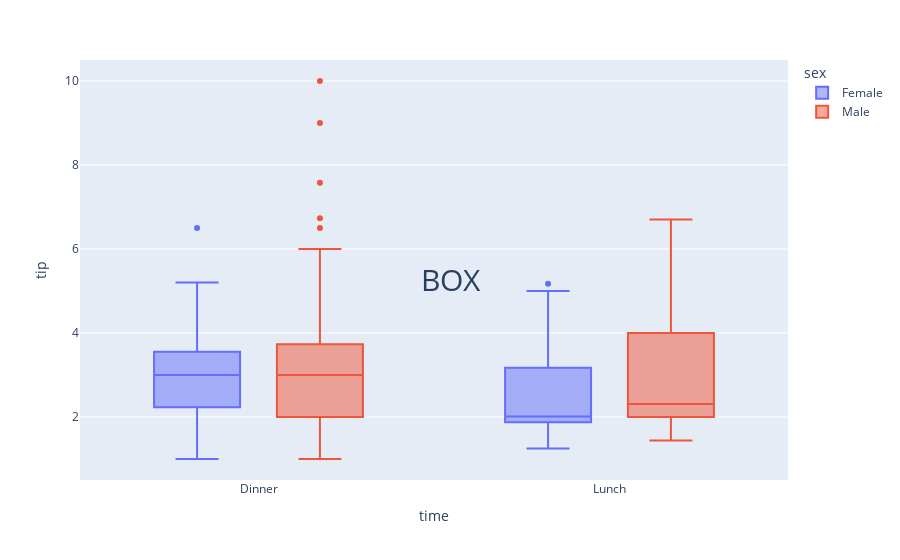

Notebook code cell kept with this figure:
### Code cell
fig=px.box(df_tips, x='time', y='tip', color='sex')
fig.update_layout(title_text='BOX', title_x=0.5,
                  title_y=0.5, title_font_size=30)
fig.show()

### Figure 1 — Plotly figure (JSON) as saved in the notebook; plotly's stock layout.template omitted (floating-point values rounded to 4 significant figures; data arrays with more than 128 entries replaced by an {"elided": "..."} marker saying what was removed)
{"data": [{"alignmentgroup": "True", "hovertemplate": "sex=Female<br>time=%{x}<br>tip=%{y}<extra></extra>", "legendgroup": "Female", "marker": {"color": "#636efa"}, "name": "Female", "notched": false, "offsetgroup": "Female", "orientation": "v", "showlegend": true, "type": "box", "x": ["Dinner", "Dinner", "Dinner", "Dinner", "Dinner", "Dinner", "Dinner", "Dinner", "Dinner", "Dinner", "Dinner", "Dinner", "Dinner", "Dinner", "Dinner", "Dinner", "Dinner", "Dinner", "Dinner", "Dinner", "Dinner", "Lunch", "Lunch", "Dinner", "Dinner", "Dinner", "Dinner", "Dinner", "Dinner", "Dinner", "Dinner", "Dinner", "Dinner", "Dinner", "Dinner", "Lunch", "Lunch", "Lunch", "Lunch", "Lunch", "Lunch", "Lunch", "Lunch", "Lunch", "Lunch", "Lunch", "Lunch", "Lunch", "Lunch", "Lunch", "Lunch", "Lunch", "Lunch", "Lunch", "Lunch", "Lunch", "Lunch", "Dinner", "Dinner", "Dinner", "Dinner", "Dinner", "Dinner", "Dinner", "Dinner", "Dinner", "Dinner", "Lunch", "Lunch", "Lunch", "Lunch", "Lunch", "Lunch", "Lunch", "Dinner", "Dinner", "Dinner", "Dinner", "Dinner", "Lunch", "Lunch", "Lunch", "Lunch", "Dinner", "Dinner", "Dinner", "Dinner"], "x0": " ", "xaxis": "x", "y": [1.01, 3.61, 5, 3.02, 1.67, 3.5, 2.75, 2.23, 3, 3, 2.45, 3.07, 2.6, 5.2, 1.5, 2.47, 1, 3, 3.14, 5, 2.2, 1.83, 5.17, 1, 4.3, 3.25, 2.5, 3, 2.5, 3.48, 4.08, 4, 1, 4, 3.5, 1.5, 1.8, 2.92, 1.68, 2.52, 4.2, 2, 2, 2.83, 1.5, 2, 3.25, 1.25, 2, 2, 2.75, 3.5, 5, 2.3, 1.5, 1.36, 1.63, 5.14, 3.75, 2.61, 2, 3, 1.61, 2, 4, 3.5, 3.5, 4.19, 5, 2, 2.01, 2, 2.5, 3.23, 2.23, 2.5, 6.5, 1.1, 3.09, 3.48, 3, 2.5, 2, 2.88, 4.67, 2, 3], "y0": " ", "yaxis": "y"}, {"alignmentgroup": "True", "hovertemplate": "sex=Male<br>time=%{x}<br>tip=%{y}<extra></extra>", "legendgroup": "Male", "marker": {"color": "#EF553B"}, "name": "Male", "notched": false, "offsetgroup": "Male", "orientation": "v", "showlegend": true, "type": "box", "x": {"elided": "157 str values"}, "x0": " ", "xaxis": "x", "y": {"elided": "157 float values"}, "y0": " ", "yaxis": "y"}], "layout": {"boxmode": "group", "legend": {"title": {"text": "sex"}, "tracegroupgap": 0}, "margin": {"t": 60}, "title": {"font": {"size": 30}, "text": "BOX", "x": 0.5, "y": 0.5}, "xaxis": {"anchor": "y", "domain": [0, 1], "title": {"text": "time"}}, "yaxis": {"anchor": "x", "domain": [0, 1], "title": {"text": "tip"}}}}
